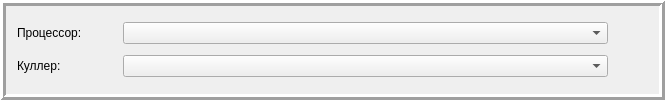
        <widget class="QFrame" name="frame_2">
         <property name="frameShape">
          <enum>QFrame::Box</enum>
         </property>
         <property name="frameShadow">
          <enum>QFrame::Raised</enum>
         </property>
         <property name="lineWidth">
          <number>3</number>
         </property>
         <layout class="QGridLayout" name="gridLayout_2">
          <item row="0" column="0">
           <layout class="QHBoxLayout" name="horizontalLayout_6">
            <item>
             <widget class="QLabel" name="label_13">
              <property name="minimumSize">
               <size>
                <width>100</width>
                <height>0</height>
               </size>
              </property>
              <property name="text">
               <string>Процессор: </string>
              </property>
             </widget>
            </item>
            <item>
             <widget class="QComboBox" name="comboBox_CPU">
              <property name="minimumSize">
               <size>
                <width>485</width>
                <height>0</height>
               </size>
              </property>
             </widget>
            </item>
            <item>
             <spacer name="horizontalSpacer_5">
              <property name="orientation">
               <enum>Qt::Horizontal</enum>
              </property>
              <property name="sizeHint" stdset="0">
               <size>
                <width>40</width>
                <height>20</height>
               </size>
              </property>
             </spacer>
            </item>
           </layout>
          </item>
          <item row="1" column="0">
           <layout class="QHBoxLayout" name="horizontalLayout_3">
            <item>
             <widget class="QLabel" name="label_7">
              <property name="minimumSize">
               <size>
                <width>100</width>
                <height>0</height>
               </size>
              </property>
              <property name="text">
               <string>Куллер: </string>
              </property>
             </widget>
            </item>
            <item>
             <widget class="QComboBox" name="comboBox_Cooler">
              <property name="minimumSize">
               <size>
                <width>485</width>
                <height>0</height>
               </size>
              </property>
             </widget>
            </item>
            <item>
             <spacer name="horizontalSpacer_6">
              <property name="orientation">
               <enum>Qt::Horizontal</enum>
              </property>
              <property name="sizeHint" stdset="0">
               <size>
                <width>40</width>
                <height>20</height>
               </size>
              </property>
             </spacer>
            </item>
           </layout>
          </item>
         </layout>
        </widget>
